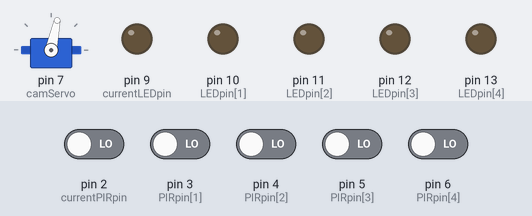
A sketch run on a simulated Arduino Uno, built with avr-gcc and run on an emulated ATmega328P. Shown: servo, output pins drawn as LEDs (lit = HIGH). The test bench sets the inputs (shaded band); at power-on: pin 2 (currentPIRpin), pin 3 (PIRpin[1]), pin 4 (PIRpin[2]), pin 5 (PIRpin[3]), pin 6 (PIRpin[4]) LOW. What the sketch prints to the serial monitor is not drawn.

Above: at 16.2 s.
16.3 s: pin 2 (currentPIRpin) driven HIGH
At 16.7 s:
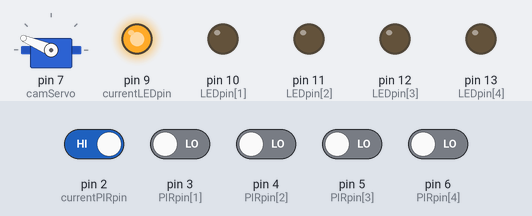
17.8 s: pin 3 (PIRpin[1]) driven HIGH
At 19.0 s:
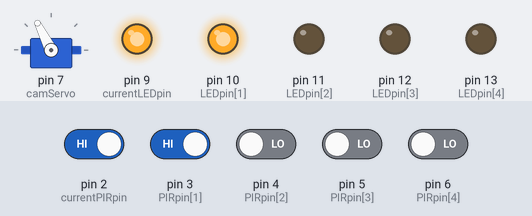
19.3 s: pin 4 (PIRpin[2]) driven HIGH
At 20.2 s:
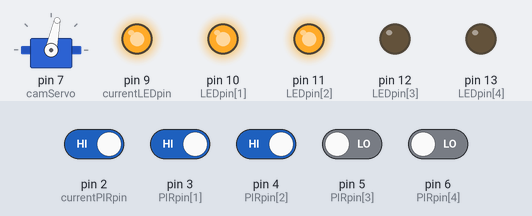
20.8 s: pin 5 (PIRpin[3]) driven HIGH
At 21.3 s:
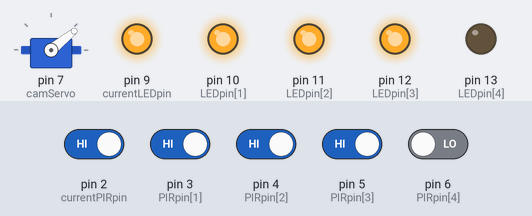
22.3 s: pin 6 (PIRpin[4]) driven HIGH
At 23.5 s:
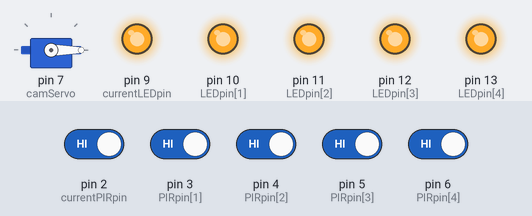
23.8 s: pin 2 (currentPIRpin) driven LOW
At 24.8 s:
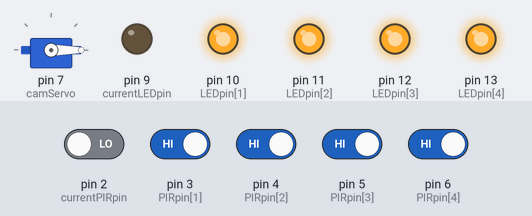
Timing chart, 0 to 26.3 s (numbered marks = the images above; inputs shaded):
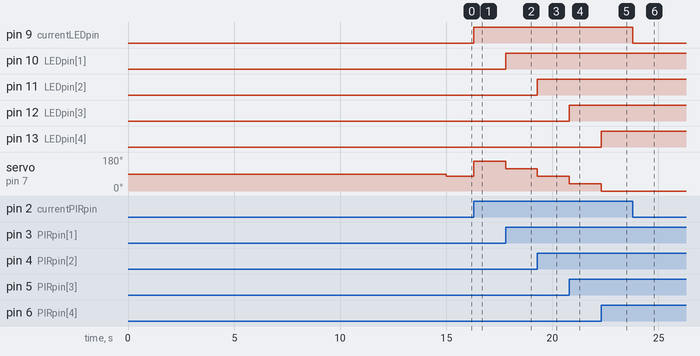

The sketch:

PIR_sensoruyle_kamera_hareket_ettirme.ino
```cpp
// Servo motor
#include <Servo.h>
Servo camServo; // kamera tabanını kontrol eden servo motoru adlandırma
int currentPIRposition = 0; // servonun geçerli açısını ayarlama

// LED durum
int LEDpin[] = {9, 10, 11, 12, 13}; // LED pin numaraları
int currentLEDpin = 9; // mevcut LED pini; yukarıdaki sıradaki ilk ile başlama

// PIR sensorü
int PIRpin[] = {2, 3, 4, 5, 6}; // PIR pin numaraları
int currentPIRpin = 2; // mevcut PIR pini; yukarıdaki sıradaki ilk ile başlama
int PIRprevState[] = {1, 1, 1, 1, 1}; // PIR'nin önceki durumu (0 = DÜŞÜK, 1 = YÜKSEK)
int PIRposition[] = {157, 117.75, 78.5, 39.25, 0}; // servo motor için açıları atayın (0-157, 5 PIR sensörü arasında eşit olarak dağıtılır)
boolean PIRstatus; // PIR sensörünün durumunu true veya false olarak ayarla


void setup()  {

  Serial.begin(9600);
  camServo.attach(7); // servo pini ata

  for (int p = 0; p < 5; p++)  { // tüm PIR sensörlerini INPUT olarak ayarla
    pinMode(PIRpin[p], INPUT);
  }

  for (int l = 0; l < 5; l++)  { // tüm LED'leri ÇIKIŞ olarak ayarla
    pinMode(LEDpin[l], OUTPUT);
  }


  Serial.print("PIR Sensörlerini Kalibre Etme ");
  for (int c = 0; c < 15; c++) { // PIR sensörlerini 15 saniye kalibre edin (sensörlerinize bağlı olarak 10-60 saniye arasında değişir)
    Serial.print(".");
    delay(1000);
  }
  Serial.println("PIR Sensoru Hazır");

  camServo.write(78.5); // Başlamak için servoyu orta konuma getirin

}

void loop()  {

  for (int PIR = 0; PIR < 5; PIR++) { // her PIR sensörü için bu döngüyü başlat
    currentPIRpin = PIRpin[PIR]; // 'for' döngüsünde mevcut PIR pinini mevcut numaraya ayarla
    currentLEDpin = LEDpin[PIR]; // 'for' döngüsünde mevcut LED pinini mevcut numaraya ayarla
    PIRstatus = digitalRead(currentPIRpin);

    if (PIRstatus == HIGH) { // mevcut PIR sensöründe hareket algılanırsa
      digitalWrite(currentLEDpin, HIGH); // ilgili LED'i aç
      if (PIRprevState[PIR] == 0) { // PIR sensörünün önceki durumu LOW ise
        if (currentPIRposition != currentPIRpin && PIRprevState[PIR] == 0) { // eğer yüksek PIR, mevcut PIR konumundan farklıysa, yeni konuma taşıyın
          camServo.write(PIRposition[PIR]);
          Serial.print("Current angle : ");
          Serial.println(PIRposition[PIR]);
          delay(50);
          currentPIRposition = currentPIRpin; // mevcut PIR konumunu aktif [PIR] pinine sıfırla
          PIRprevState[PIR] = 1; // önceki PIR durumunu HIGH olarak ayarla
        }
        PIRprevState[PIR] = 1; //  mevcut konum mevcut PIR piniyle aynıysa önceki PIR durumunu YÜKSEK olarak ayarlayın
      }
    }

    else  { //
      digitalWrite(currentLEDpin, LOW);  //led, sensörlerin çıkış pin durumunu görselleştirir
      PIRprevState[PIR] = 0;   // Önceki PIR durumunu DÜŞÜK olarak ayarla
    }

  }
}
```

Measured:
- after the input at 16.3 s, pin 9 (currentLEDpin): LOW → HIGH at once; servo on pin 7 (camServo): 78° → 157° at once
- after the input at 17.8 s, pin 10 (LEDpin[1]): LOW → HIGH at once; servo on pin 7 (camServo): 157° → 117° at once
- after the input at 19.3 s, pin 11 (LEDpin[2]): LOW → HIGH at once; servo on pin 7 (camServo): 117° → 78° at once
- after the input at 20.8 s, pin 12 (LEDpin[3]): LOW → HIGH at once; servo on pin 7 (camServo): 78° → 39° at once
- after the input at 22.3 s, pin 13 (LEDpin[4]): LOW → HIGH at once; servo on pin 7 (camServo): 39° → 0° at once
- after the input at 23.8 s, pin 9 (currentLEDpin): HIGH → LOW at once
